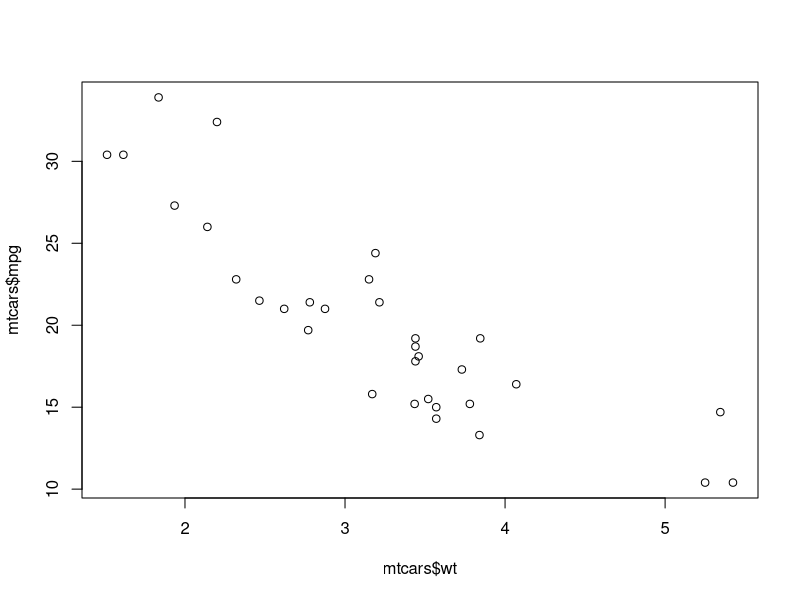
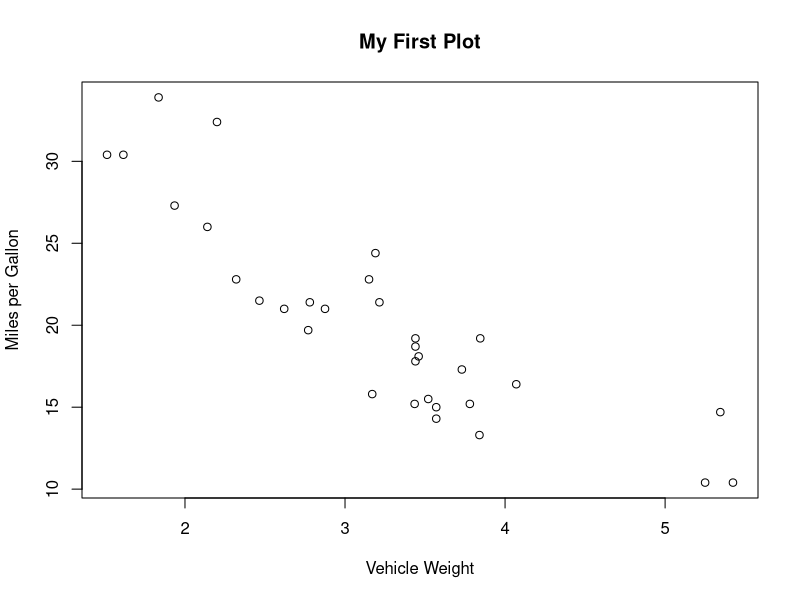
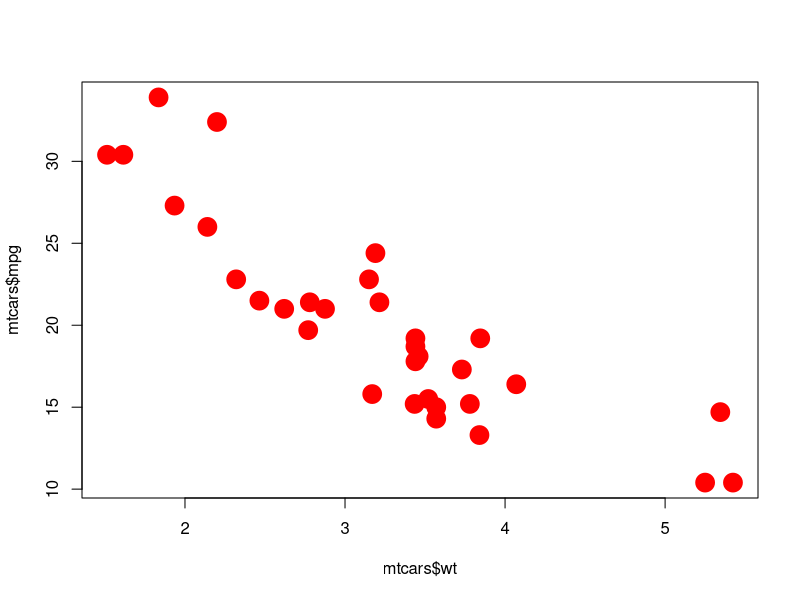
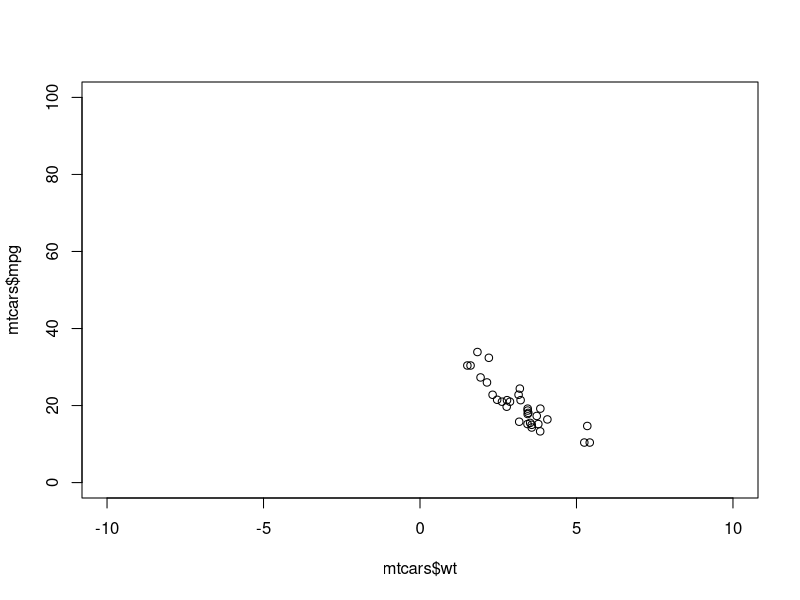
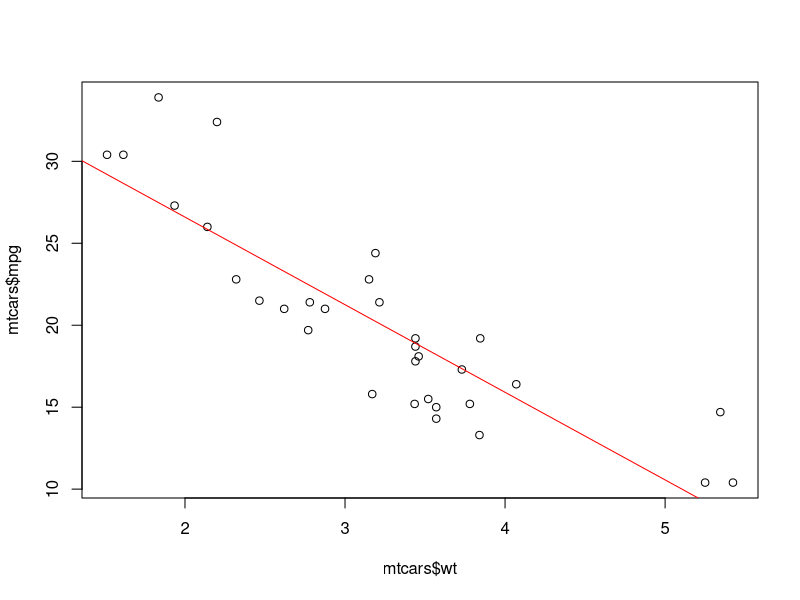
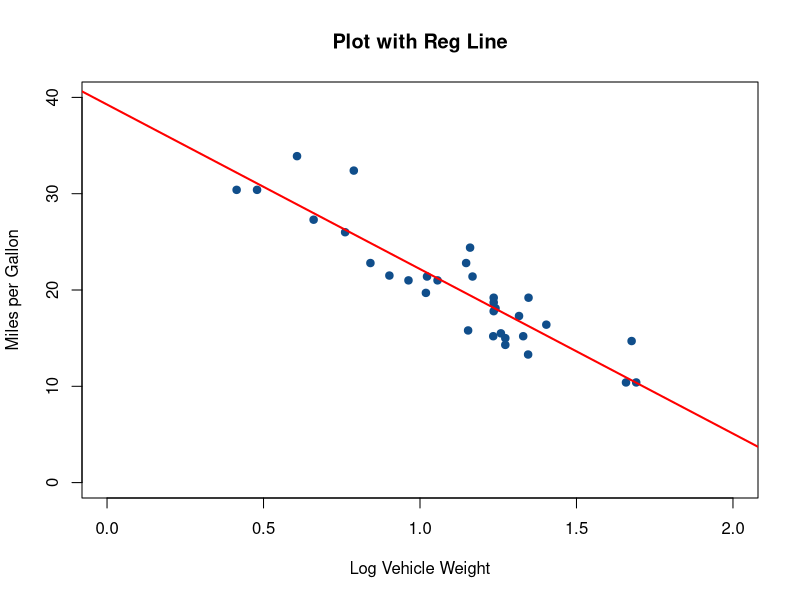
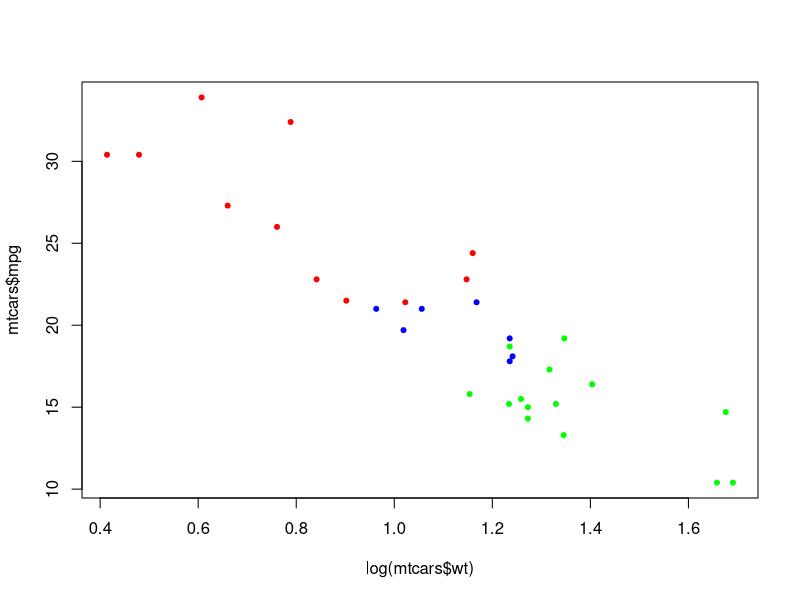
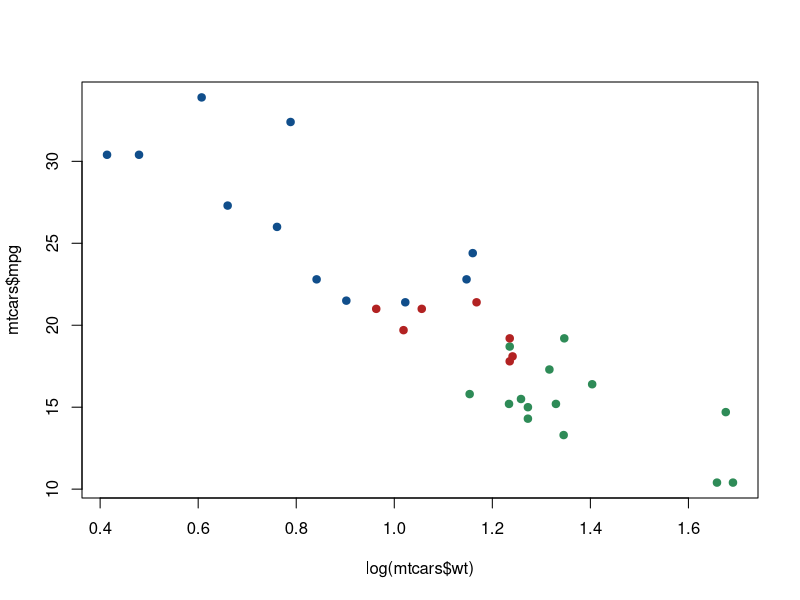

The R script that drew these images, in order:
# Plotting
    data(mtcars)

    # basic scatterplot
    plot(x=mtcars$wt, y=mtcars$mpg)
    
    # labeling axes and the title
    plot(x=mtcars$wt, y=mtcars$mpg,
         xlab = "Vehicle Weight",
         ylab = "Miles per Gallon",
         main = "My First Plot")
    
    # change the point character, color, and size
    plot(x=mtcars$wt, y=mtcars$mpg,
         col = "red", pch = 19, cex = 2.5)
    
    # change the axis limits
    plot(x=mtcars$wt, y=mtcars$mpg,
         xlim = c(-10, 10), 
         ylim = c(0, 100))

    # add a line to a plot
    plot(x=mtcars$wt, y=mtcars$mpg)
    
        out <- lm(mpg ~ wt, data=mtcars)    
        coef(out)
        
    abline(coef(out), col="red")
    
    # put it together
    plot(x = log(mtcars$wt), 
         y = mtcars$mpg,
         xlab = "Log Vehicle Weight",
         ylab = "Miles per Gallon",
         main = "Plot with Reg Line",
         pch  = 19,
         col  = "dodgerblue4",
         xlim = c(0,2),
         ylim = c(0, 40))

    out <- lm(mpg ~ log(wt), data=mtcars)
    abline(coef(out), col="red", lwd=2)

    
    # color by number
    table(mtcars$cyl)
    as.factor(mtcars$cyl)
    as.integer(as.factor(mtcars$cyl))
    
    colvec <- c("red", "blue", "green")
    colvec[as.factor(mtcars$cyl)]
    
    plot(x = log(mtcars$wt), 
         y = mtcars$mpg,
         pch = 20,
         col = colvec[as.factor(mtcars$cyl)])
    
    mtcars$cyl <- as.factor(mtcars$cyl)
    
    fancy <- c("dodgerblue4", "firebrick", "seagreen4")
    
    plot(x = log(mtcars$wt), 
         y = mtcars$mpg,
         pch = 19,
         col = fancy[mtcars$cyl]
         )
    
## PROBLEM SET 6
    
    # Use the 'diamonds' dataset in the 'ggplot2' to make the following plot:
        # x is 'log(carat)'
        # y is 'log(price)'
        # color the points with a different color for each level of 'clarity'
        # use pch to change the point character to a filled-in circle
        # use cex to make the points small
        # be sure to label the x-axis and y-axis, and add a title
    
    # Run a regression of log(price) on log(carat) using the diamonds dataset and plot
    # the fitted regression line on the plot. Use lwd to make the line thicker and more noticeable.
    
    
    
    
    
    
    